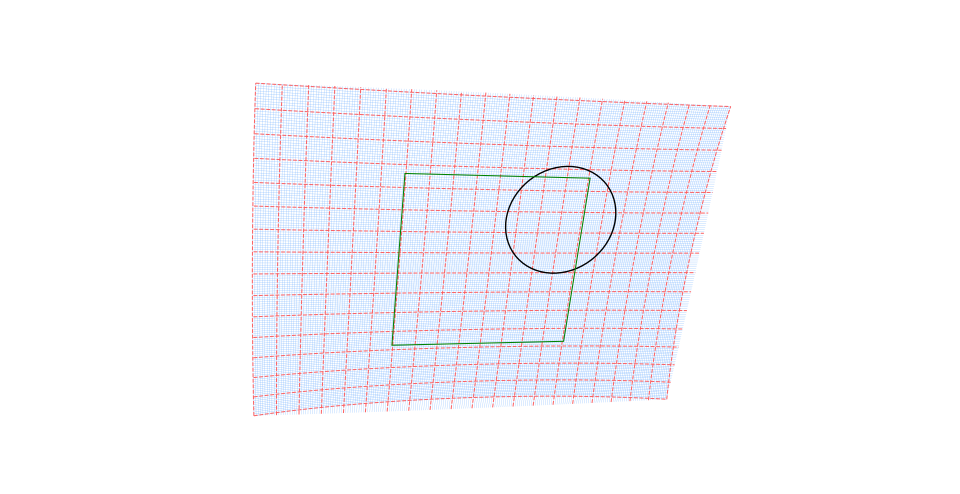
#> input picture primitives/src/primitives/curved_grid.png, 1920 x 988 px (shown at 1/2 size); its folder holds only this picture in this run
$ python -i pet_exposure.py   (imports and definitions only)
#> lines starting #> are read from the running program, lines starting #| are printed output that depends on the picture; after the words box and inside, x2 and y2 are one past the last pixel; in counts of white or black regions, pixels touching at a corner belong together
#> further down, picture is the input picture: shape (988, 1920, 3); mean B, G, R 251.2, 246.7, 246.1
### primitives/src/pet/pet_debug.py
"""
pet_debug.py
------------

Debugging utilities for visualizing intermediate states of the PET
graph-paper exposure pipeline.

Produces:
    - Side-by-side composite of each processing stage
    - Mask overlays
    - Histogram diagnostics
    - File-based saving for each intermediate stage

All helpers work with OpenCV BGR uint8 images.
"""

from __future__ import annotations

import os
import logging
import numpy as np
import cv2
import matplotlib.pyplot as plt

from typing import Optional, Dict, List

LOGGER_NAME = "pet"


# ======================================================================
# 1) UTILITY: RESOLVE OUTPUT PATHS
# ======================================================================

def _ensure_dir(path: str) -> None:
    d = os.path.dirname(path)
    if d and not os.path.exists(d):
        os.makedirs(d, exist_ok=True)


# ======================================================================
# 2) MASK OVERLAY
# ======================================================================

def overlay_mask(
    img: np.ndarray,
    mask: np.ndarray,
    color: tuple = (0, 255, 0),
    alpha: float = 0.35,
) -> np.ndarray:
    """
    Overlay a binary mask onto an image with translucent color.
    mask should be 0/255.
    """
    if mask.ndim == 3:
        mask = mask[..., 0]

    mask_bool = (mask > 0).astype(np.uint8)
    overlay = img.copy()

    color_arr = np.zeros_like(img, dtype=np.uint8)
    color_arr[:, :, 0] = color[0]
    color_arr[:, :, 1] = color[1]
    color_arr[:, :, 2] = color[2]

    blended = img.copy()
    blended = cv2.addWeighted(blended, 1.0, color_arr, alpha, 0)

    # Only replace where mask is true
    out = img.copy()
    out[mask_bool == 1] = blended[mask_bool == 1]
    return out


# ======================================================================
# 3) IMAGE GRID COMPOSITOR
# ======================================================================

def grid_composite(
    images: List[np.ndarray],
    labels: List[str],
    cols: int = 3,
    scale: float = 0.4,
    pad: int = 15,
    font_scale: float = 0.6,
) -> Optional[np.ndarray]:
    """
    Create a side-by-side composite grid with labels.
    Returns a BGR image suitable for saving via cv2.imwrite.

    images: list of BGR uint8 images
    labels: list of strings matching images length
    """
    assert len(images) == len(labels), "images and labels length mismatch"
    if len(images) == 0:
        return None

    # Resize all to first image size * scale
    H0, W0 = images[0].shape[:2]
    H = int(H0 * scale)
    W = int(W0 * scale)
    resized = [cv2.resize(im, (W, H), interpolation=cv2.INTER_LINEAR) for im in images]

    # Add labels on top
    labeled = []
    for im, text in zip(resized, labels):
        canvas = im.copy()
        cv2.putText(
            canvas,
            text,
            (10, 25),
            cv2.FONT_HERSHEY_SIMPLEX,
            font_scale,
            (0, 255, 0),
            1,
            cv2.LINE_AA,
        )
        labeled.append(canvas)

    rows = int(np.ceil(len(images) / cols))
    cols = min(cols, len(images))

    # Build grid
    grid_rows = []
    for r in range(rows):
        start = r * cols
        end = min((r + 1) * cols, len(images))
        row_imgs = labeled[start:end]
        if len(row_imgs) < cols:
            # pad with black
            for _ in range(cols - len(row_imgs)):
                row_imgs.append(np.zeros((H, W, 3), dtype=np.uint8))
        grid_rows.append(np.hstack(row_imgs))

    out = np.vstack(grid_rows)

    # Padding
    pad_img = np.full((out.shape[0] + pad * 2, out.shape[1] + pad * 2, 3),
                      0, dtype=np.uint8)
    pad_img[pad:-pad, pad:-pad] = out
    return pad_img


# ======================================================================
# 4) HISTOGRAM DIAGNOSTICS
# ======================================================================

def save_histogram(
    img: np.ndarray,
    out_path: str,
    title: str = "",
) -> None:
    """
    Save histogram (gray and per-channel) using matplotlib.
    """
    log = logging.getLogger(LOGGER_NAME)
    _ensure_dir(out_path)

    img_rgb = cv2.cvtColor(img, cv2.COLOR_BGR2RGB)
    gray = cv2.cvtColor(img, cv2.COLOR_BGR2GRAY)

    plt.figure(figsize=(6, 4))
    plt.hist(gray.flatten(), bins=256, range=(0, 255), alpha=0.5, label="gray")
    plt.hist(img_rgb[..., 0].flatten(), bins=256, range=(0, 255), alpha=0.5, label="R")
    plt.hist(img_rgb[..., 1].flatten(), bins=256, range=(0, 255), alpha=0.5, label="G")
    plt.hist(img_rgb[..., 2].flatten(), bins=256, range=(0, 255), alpha=0.5, label="B")
    plt.legend()
    plt.title(title)
    plt.tight_layout()
    plt.savefig(out_path)
    plt.close()

    log.info(f"Saved histogram: {out_path}")


# ======================================================================
# 5) MAIN DEBUGGING HOOK
# ======================================================================

def save_pipeline_debug(
    stages: Dict[str, np.ndarray],
    out_dir: str,
    composite_name: str = "pipeline_debug.jpg",
    histogram: bool = True,
) -> str:
    """
    Save a visual debugging report for the pipeline.

    Args:
        stages:
            Ordered dict-like mapping:
                "original": img0,
                "mask_raw": mask,
                "mask_refined": mask2,
                "wb": wb_img,
                "levels": lvl_img,
                "detail": detail_img
            Any stage may be None; it will be skipped.

        out_dir:
            Directory to store outputs.

        composite_name:
            Name of the composite image file.

        histogram:
            Whether to generate histograms for each stage.

    Returns:
        Full path to composite image.
    """
    log = logging.getLogger(LOGGER_NAME)
    os.makedirs(out_dir, exist_ok=True)

    # Save individual stages
    image_list = []
    label_list = []

    for name, obj in stages.items():
        if obj is None:
            continue

        if obj.ndim == 2:  # mask
            bgr = cv2.cvtColor(obj, cv2.COLOR_GRAY2BGR)
        else:
            bgr = obj

        out_path = os.path.join(out_dir, f"{name}.jpg")
        cv2.imwrite(out_path, bgr)
        log.info(f"Saved stage: {out_path}")

        image_list.append(bgr)
        label_list.append(name)

        if histogram and obj.ndim == 3:
            h_path = os.path.join(out_dir, f"{name}_hist.png")
            save_histogram(bgr, h_path, title=name)

    # Build composite
    comp = grid_composite(image_list, label_list, cols=3, scale=0.45)
    comp_path = os.path.join(out_dir, composite_name)
    cv2.imwrite(comp_path, comp)
    log.info(f"Saved pipeline composite: {comp_path}")

    return comp_path

### primitives/src/pet/pet_exposure.py
"""
pet_exposure.py
----------------

Advanced exposure, white-region, and WB/contrast tools for the PET pipeline.

Features:
    - Smart white-region detection using Gaussian Mixture Models (GMM)
    - Alternative KMeans-based white-region detection
    - Pseudo-HDR style exposure merge from a single SDR image
    - Detail enhancement wrapper (OpenCV)
    - Combined WB + masked auto-levels preset tuned for graph paper backgrounds
"""

from __future__ import annotations

import os
import sys
import logging
from typing import Optional, Tuple, Dict

import cv2
import numpy as np

os.environ["LOKY_EXECUTABLE"] = sys.executable
os.environ["LOKY_WORKER"]     = sys.executable
os.environ["JOBLIB_START_METHOD"] = "spawn"
os.environ["LOKY_PICKLER"] = "pickle"
os.environ["MKL_THREADING_LAYER"] = "GNU"
os.environ["OPENBLAS_NUM_THREADS"] = "1"
os.environ["MKL_NUM_THREADS"] = "1"

from sklearn.mixture import GaussianMixture
from sklearn.cluster import KMeans
from skimage import exposure as sk_exposure

from pet_debug import save_pipeline_debug, overlay_mask


LOGGER_NAME = "pet"


# ======================================================================
# Adjust the paper mask to include the shadowed paper
# ======================================================================

def refine_paper_mask(
    mask: np.ndarray,
    min_area_frac: float = 0.01,
    close_ksize: int = 7,
) -> np.ndarray:
    """
    Refine a binary paper mask:
      - Morphologically close to fill small gaps (grid lines, noise).
      - Keep only the largest connected component (assumed paper sheet).
      - Drop tiny masks entirely.

    Args:
        mask: uint8 mask (0/255).
        min_area_frac: Minimum fraction of image area to keep; otherwise mask=0.
        close_ksize: Kernel size for morphological closing.

    Returns:
        refined uint8 mask (0/255).
    """
    log = logging.getLogger(LOGGER_NAME)

    if mask.dtype != np.uint8:
        mask = mask.astype(np.uint8)

    h, w = mask.shape[:2]
    total_area = h * w

    if mask.mean() < 1:  # almost empty
        log.warning("refine_paper_mask: mask almost empty; returning original.")
        return mask

    # Morphological closing to bridge grid lines / gaps
    k = cv2.getStructuringElement(cv2.MORPH_ELLIPSE, (close_ksize, close_ksize))
    closed = cv2.morphologyEx(mask, cv2.MORPH_CLOSE, k)

    # Connected components
    num_labels, labels, stats, _ = cv2.connectedComponentsWithStats(
        (closed > 0).astype(np.uint8), connectivity=8
    )

    if num_labels <= 1:
        log.warning("refine_paper_mask: no connected components; returning closed mask.")
        return closed

    # Skip label 0 (background). Pick largest region.
    areas = stats[1:, cv2.CC_STAT_AREA]
    largest_idx = int(np.argmax(areas)) + 1
    largest_area = int(areas[largest_idx - 1])

    frac = largest_area / float(total_area)
    log.info(
        "refine_paper_mask: largest component area=%d (%.3f of frame), labels=%d",
        largest_area,
        frac,
        num_labels - 1,
    )

    if frac < min_area_frac:
        log.warning(
            "refine_paper_mask: largest component too small (%.3f < %.3f); returning original.",
            frac,
            min_area_frac,
        )
        return closed

    refined = (labels == largest_idx).astype(np.uint8) * 255
    return refined


# ======================================================================
# 1) SMART WHITE REGION DETECTION (GMM / KMeans)
# ======================================================================

def detect_white_regions_gmm(
    img: np.ndarray,
    n_components: int = 3,
    sample_fraction: float = 0.15,
    prob_threshold: float = 0.35,
    highlight_clip: Optional[float] = 99.8,
    random_state: int = 0,
) -> Tuple[np.ndarray, np.ndarray, Dict]:
    """
    Shadow-aware white-region detection using GMM in Lab space.
    Much more robust for graph paper with uneven lighting.

    Clusters are based mostly on (a,b), with lightly weighted L.
    Shadowed paper still falls in same cluster as bright paper.
    """
#> called with n_components = 3, sample_fraction = 0.15, prob_threshold = 0.35, highlight_clip = 99.8, random_state = 0
    import logging
    import numpy as np
    from sklearn.mixture import GaussianMixture
    import cv2

    log = logging.getLogger(LOGGER_NAME)
    h, w = img.shape[:2]

    # Convert to Lab
    lab = cv2.cvtColor(img, cv2.COLOR_BGR2LAB).astype(np.float32)
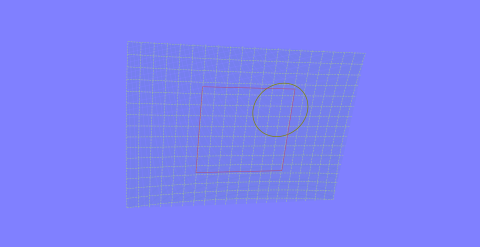
#> lab: shape (988, 1920, 3) float32 (shown at 1/4 size); mean B, G, R 249, 129.1, 126.1
    L = lab[...,0:1]    #  [0, 255]
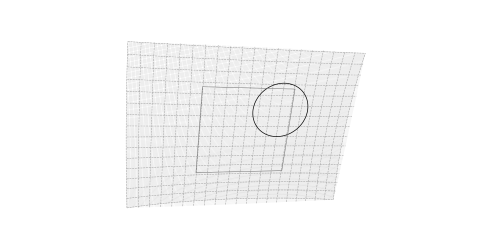
#> L: shape (988, 1920, 1) float32 (shown at 1/4 size); min 0, max 255, mean 248.1
    a = lab[...,1:2]    # [0,255]
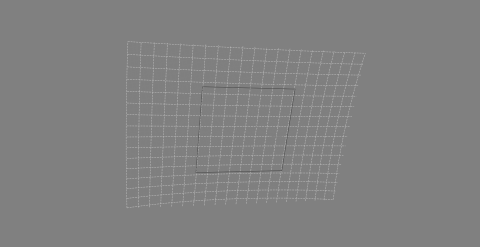
#> a: shape (988, 1920, 1) float32 (shown at 1/4 size); min 76, max 192, mean 128.9
    b = lab[...,2:3]

    # Highlight clipping (optional)
    if highlight_clip is not None:
        L = np.clip(L, None, np.percentile(L, highlight_clip))

    # Reduce L influence to avoid splitting bright/shadowed paper
    L_scaled = L * 0.35     # downweight brightness
    ab_scaled = (lab[...,1:3] - 128.0) * 1.75  # emphasize chroma stability

    # Combine into feature vector
    feats = np.concatenate([L_scaled, ab_scaled], axis=-1).reshape(-1, 3)

    # Subsample
    N = feats.shape[0]
    rng = np.random.default_rng(random_state)
    if 0 < sample_fraction < 1:
        sample_size = max(3000, int(N * sample_fraction))
        idx = rng.choice(N, sample_size, replace=False)
        subset = feats[idx]
    else:
        subset = feats

    gm = GaussianMixture(
        n_components=n_components,
        covariance_type="full",
        random_state=random_state,
    )
    gm.fit(subset)

    # Find cluster with "paper-like" chroma: (a,b) near zero after centering
    means = gm.means_
    # paper cluster = minimal chroma distance
    chroma_dist = np.linalg.norm(means[:,1:3], axis=1)
    paper_idx = int(np.argmin(chroma_dist))

    probs = gm.predict_proba(feats)[:, paper_idx].reshape(h, w).astype(np.float32)
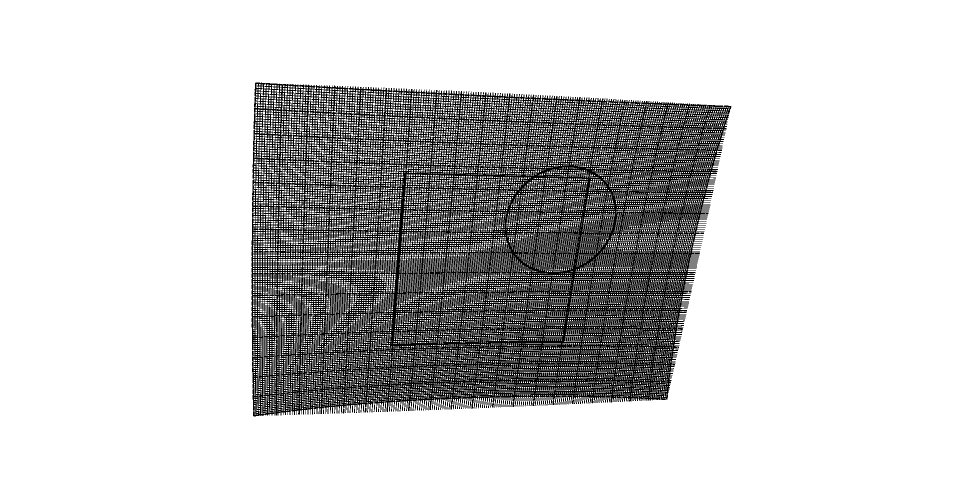
#> probs: shape (988, 1920) float32 (shown at 1/2 size); values 0 (black) and 1 (white), 79.7% white; black in thin lines or dots, all inside (x1, y1, x2, y2) = (503, 165, 1463, 833)

    mask = (probs >= prob_threshold).astype(np.uint8)*255

    info = {
        "means": means.tolist(),
        "paper_idx": paper_idx,
        "white_frac": float(mask.mean())/255.0,
    }
#> info = {'means': [[89.25, 0, 0], [77.96, 8.87, -17.71], [50.1, -28.36, 5.33]], 'paper_idx': 0, 'white_frac': 0.797}

    log.info(f"GMM (shadow-aware): paper_idx={paper_idx}, frac={info['white_frac']:.3f}")

    return mask, probs, info


# [138 lines left out: functions detect_white_regions_kmeans, _adjust_gamma_float, pseudo_hdr_merge_single, not called in this run]


def exposure_detail_enhance(
    img: np.ndarray,
    sigma_s: float = 12.0,
    sigma_r: float = 0.2,
) -> np.ndarray:
    """
    Wrapper for OpenCV's detailEnhance for local contrast / pseudo-HDR effects.

    Args:
        img:
            BGR uint8 image.
        sigma_s:
            Range [0, 200]. Larger values mean smoother edges.
        sigma_r:
            Range [0, 1]. Larger values reduce the strength of edges.

    Returns:
        Enhanced BGR uint8 image.
    """
    log = logging.getLogger(LOGGER_NAME)

    if img.dtype != np.uint8:
        raise TypeError("exposure_detail_enhance expects uint8 BGR input.")

    log.info("Running cv2.detailEnhance: sigma_s=%.2f, sigma_r=%.3f", sigma_s, sigma_r)
    enhanced = cv2.detailEnhance(img, sigma_s=sigma_s, sigma_r=sigma_r)
    return enhanced


# ======================================================================
# 3) GRAPH-PAPER WB + MASKED AUTO-LEVELS PRESET
# ======================================================================

def whitebalance_auto_graphpaper(
    img: np.ndarray,
    mask: np.ndarray,
    gain_min: float = 0.5,
    gain_max: float = 2.0,
) -> Tuple[np.ndarray, Dict]:
    """
    Diagonal white-balance tuned to graph paper, using masked white region.

    Args:
        img:
            BGR uint8 image.
        mask:
            uint8 mask where paper is 255.
        gain_min, gain_max:
            Clamp channel gains into this range for stability.

    Returns:
        balanced:
            WB corrected BGR uint8 image.
        info:
            Dict with gains and whitepoint.
    """
    log = logging.getLogger(LOGGER_NAME)

    if img.dtype != np.uint8:
        raise TypeError("whitebalance_auto_graphpaper expects uint8 BGR input.")

    idx = mask > 0
    if idx.sum() < 100:
        log.warning("WB: white mask too small; using global stats.")
        idx = np.ones(img.shape[:2], dtype=bool)

    pixels = img[idx]
    white_bgr = pixels.mean(axis=0).astype(np.float32)  # B, G, R

    target = 255.0
    gains = target / np.maximum(white_bgr, 1e-3)
    gains = np.clip(gains, gain_min, gain_max)

    log.info(
        "Graph-paper WB: white_bgr=(%.1f, %.1f, %.1f), gains=(%.3f, %.3f, %.3f)",
        white_bgr[0],
        white_bgr[1],
        white_bgr[2],
        gains[0],
        gains[1],
        gains[2],
    )

    balanced = img.astype(np.float32) * gains
    balanced = np.clip(balanced, 0, 255).astype(np.uint8)

    info = {
        "white_bgr": white_bgr.tolist(),
        "gains": gains.tolist(),
    }

    return balanced, info


def auto_levels_masked(
    img: np.ndarray,
    mask: Optional[np.ndarray] = None,
    low_clip: float = 0.005,
    high_clip: float = 0.995,
    lo_max: float = 80.0,
    min_range: float = 30.0,
) -> Tuple[np.ndarray, Dict]:
    """
    Photoshop-like auto-levels with optional masking and guardrails.

    - If mask is provided, we *prefer* its stats but:
        * If dynamic range of masked region is too small, fall back to global.
        * We enforce an upper bound on `lo` (lo_max) to avoid shadow crushing.

    Args:
        img: BGR uint8 image.
        mask: Optional uint8 mask; if None, use whole image.
        low_clip: Lower percentile (0.005 = 0.5%).
        high_clip: Upper percentile (0.995 = 99.5%).
        lo_max: Maximum allowed low point; anything higher gets clamped down.
        min_range: Minimum allowed (hi - lo) in masked region BEFORE stretching.

    Returns:
        out: Auto-leveled BGR uint8 image.
        info: Dict with lo/hi used and whether global fallback was used.
    """
    log = logging.getLogger(LOGGER_NAME)

    if img.dtype != np.uint8:
        raise TypeError("auto_levels_masked expects uint8 BGR input.")

    gray = cv2.cvtColor(img, cv2.COLOR_BGR2GRAY).astype(np.float32)
    vals_all = gray.flatten()

    # Global stats (fallback)
    lo_g = float(np.percentile(vals_all, low_clip * 100.0))
    hi_g = float(np.percentile(vals_all, high_clip * 100.0))

    use_global = False

    if mask is not None:
        m = mask > 0
        if m.sum() < 100:
            log.warning(
                "Auto-levels: mask too small; falling back to full-frame stats."
            )
            lo, hi = lo_g, hi_g
            use_global = True
        else:
            vals = gray[m]
            lo_m = float(np.percentile(vals, low_clip * 100.0))
            hi_m = float(np.percentile(vals, high_clip * 100.0))

            if (hi_m - lo_m) < min_range:
                # Masked region is too flat; global has more structure
                log.warning(
                    "Auto-levels: masked dynamic range too small (%.1f); "
                    "using global lo/hi.",
                    hi_m - lo_m,
                )
                lo, hi = lo_g, hi_g
                use_global = True
            else:
                lo, hi = lo_m, hi_m
    else:
        lo, hi = lo_g, hi_g
        use_global = True

    # Guardrail: avoid lo being extremely high (which crushes shadows)
    if lo > lo_max:
        log.info("Auto-levels: clamping lo from %.1f down to lo_max=%.1f", lo, lo_max)
        lo = lo_max

    log.info("Auto-levels masked: low=%.1f, high=%.1f (use_global=%s)", lo, hi, use_global)

    if hi - lo < 1e-6:
        log.warning("Auto-levels: degenerate range; returning original image.")
        return img.copy(), {"low": lo, "high": hi, "use_global": use_global}

    img_f = img.astype(np.float32)
    img_norm = (img_f - lo) * (255.0 / (hi - lo))
    out = np.clip(img_norm, 0, 255).astype(np.uint8)

    info = {"low": lo, "high": hi, "use_global": use_global}
    return out, info


def exposure_pipeline_graphpaper(
    img: np.ndarray,
    use_gmm: bool = True,
    detail_enhance_stage: bool = True,
) -> Tuple[np.ndarray, Dict]:
    """
    High-level preset tuned for lab photos with graph paper background.

    Steps:
        1) Detect white paper region via GMM (default) or KMeans.
        2) Apply graph-paper WB using that mask.
        3) Apply masked auto-levels (paper-based).
        4) Optionally apply local detail enhancement.

    Args:
        img:
            BGR uint8 image.
        use_gmm:
            If True, use GMM-based detection; otherwise KMeans.
        detail_enhance_stage:
            If True, run cv2.detailEnhance at the end.

    Returns:
        out:
            Corrected BGR uint8 image.
        meta:
            Dict with diagnostic info from each stage.
    """
    log = logging.getLogger(LOGGER_NAME)

    if use_gmm:
        raw_mask, probs, info_gmm = detect_white_regions_gmm(img)
#> info_gmm has the same summary as info in detect_white_regions_gmm
        mask = refine_paper_mask(raw_mask)
#> in refine_paper_mask, `closed = cv2.morphologyEx(mask, cv2.MORPH_CLOSE, k)`:
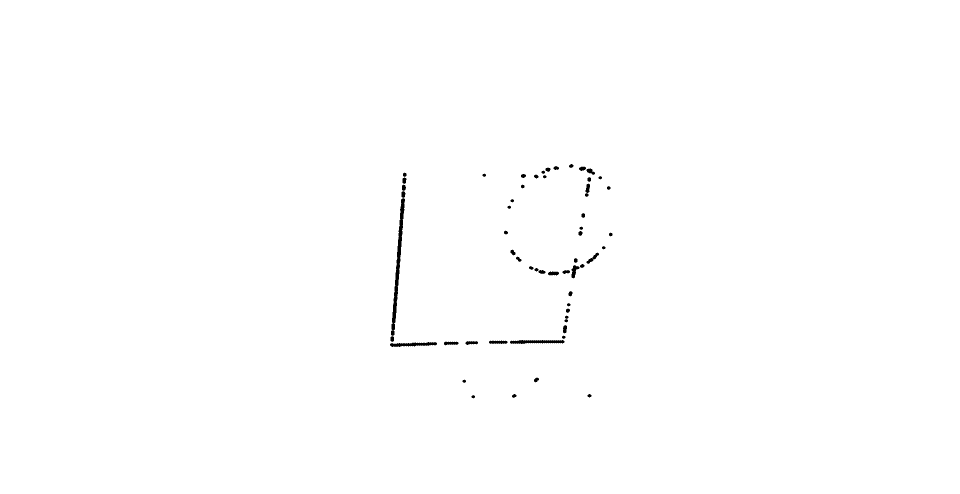
#> closed: shape (988, 1920) (shown at 1/2 size); 99.6% white; 53 black regions, largest, box (x1, y1, x2, y2) and area: (781, 369, 812, 684) 2147, (1020, 680, 1129, 688) 617, (780, 684, 874, 694) 554
#> in refine_paper_mask, `num_labels, labels, stats, _ = cv2.connectedComponentsWithStats( (clos..`: num_labels = 2; stats = [[780, 328, 445, 469, 6794], [0, 0, 1920, 988, 1890166]]
#> (the rest of the program and of its run is left out)
